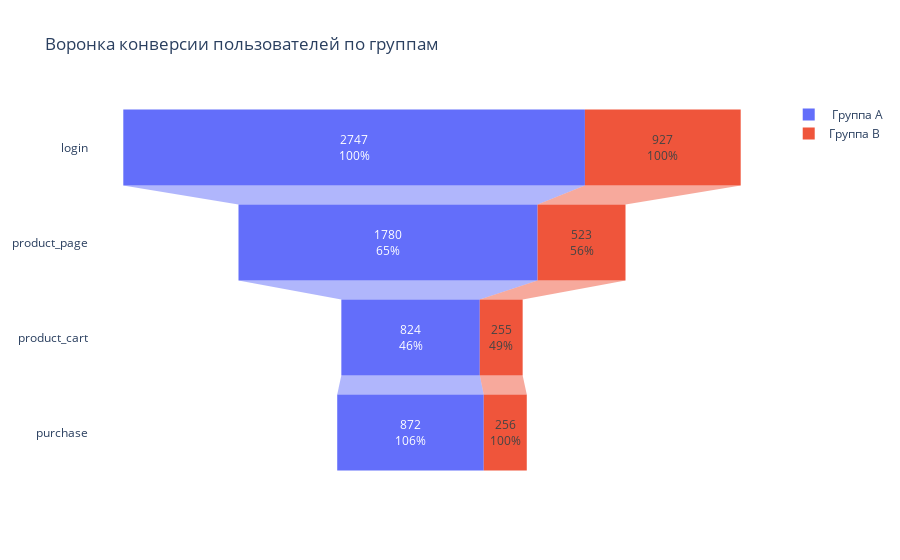

The notebook cell saved with this chart:
### Code cell
logs_funnel = recommender_system_test.groupby(['group', 'event_name'],as_index=False)\
.agg({'user_id': 'nunique'})

# вводим новый столбецс нумерацией событий
logs_funnel['step'] = logs_funnel.apply(steps, axis=1)

# Фильтруем но столбцу step для корректного отображения воронки
logs_funnel = logs_funnel.sort_values(by='step')

logs_funnel_A = logs_funnel.query('group == "A"')
logs_funnel_B = logs_funnel.query('group == "B"')


# Строим график
fig = go.Figure()

fig.add_trace(go.Funnel(
    name = ' Группа A',
    y = logs_funnel_A['event_name'],
    x = logs_funnel_A['user_id'],
    textinfo = "value + percent previous"))

fig.add_trace(go.Funnel(
    name = 'Группа B',
    orientation = "h",
    y = logs_funnel_B['event_name'],
    x = logs_funnel_B['user_id'],
    textposition = "inside",
    textinfo = "value + percent previous"))


fig.update_layout(title_text='Воронка конверсии пользователей по группам')
fig.show()

### Figure 1 — Plotly figure (JSON) as saved in the notebook; plotly's stock layout.template omitted (floating-point values rounded to 4 significant figures)
{"data": [{"name": " Группа A", "textinfo": "value+percent previous", "type": "funnel", "x": [2747, 1780, 824, 872], "y": ["login", "product_page", "product_cart", "purchase"]}, {"name": "Группа B", "orientation": "h", "textinfo": "value+percent previous", "textposition": "inside", "type": "funnel", "x": [927, 523, 255, 256], "y": ["login", "product_page", "product_cart", "purchase"]}], "layout": {"title": {"text": "Воронка конверсии пользователей по группам"}}}
